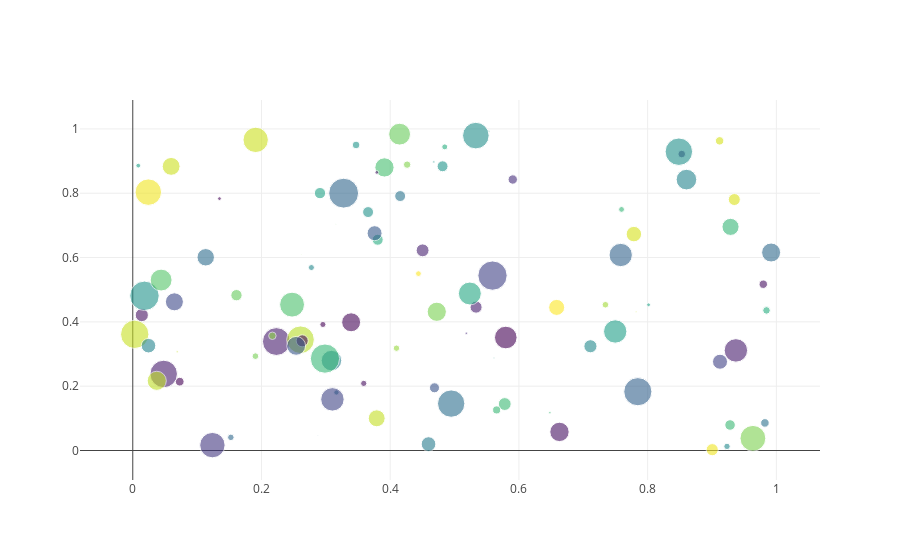

Notebook source saved alongside this figure:
### Code cell
N = 100
x = np.random.rand(N)
y = np.random.rand(N)
colors = np.random.rand(N)
sz = np.random.rand(N)*30

fig = go.Figure()
fig.add_scatter(x=x,
                y=y,
                mode='markers',
                marker={'size': sz,
                        'color': colors,
                        'opacity': 0.6,
                        'colorscale': 'Viridis'
                       });
iplot(fig)
